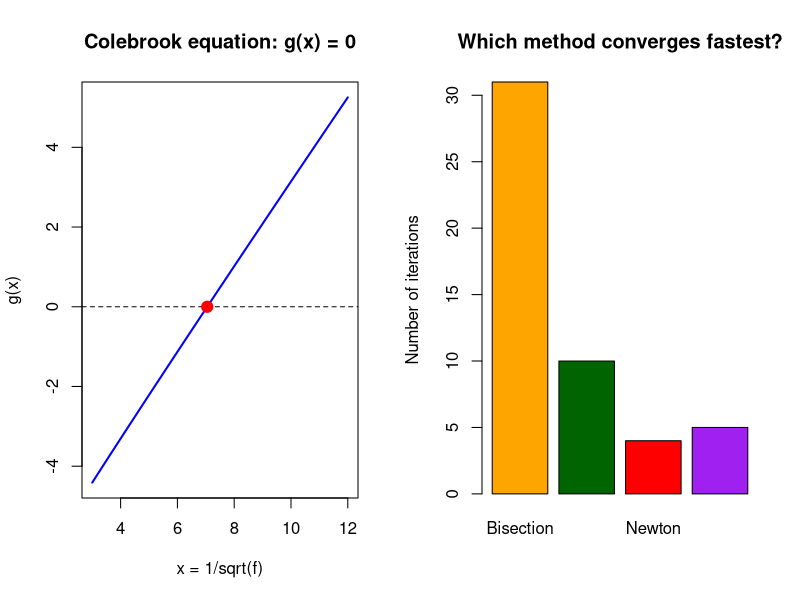

R code for this plot:
# =====================================================================
# PRESENTATION: NONLINEAR EQUATIONS  (introductory R course)
# Application: civil engineering / hydraulics
#
# Problem: compute the friction factor f of a water pipe using the
# Colebrook-White equation:
#
#   1/sqrt(f) = -2 * log10( eps/(3.7*D) + 2.51/(Re*sqrt(f)) )
#
# f is on both sides: it cannot be isolated, so a numerical method is
# needed. We set x = 1/sqrt(f) and look for x such that g(x) = 0.
# =====================================================================


# ---------------------------------------------------------------------
# STEP 1: the data (variables)
# ---------------------------------------------------------------------
D   <- 0.10      # pipe diameter (m)
eps <- 0.000045  # steel roughness (m)
Re  <- 100000    # Reynolds number (turbulent flow)
tol <- 1e-10     # requested precision


# ---------------------------------------------------------------------
# STEP 2: the function g(x) and its derivative dg(x)
# ---------------------------------------------------------------------
# g(x) = 0  <=>  Colebrook equation with x = 1/sqrt(f)
g <- function(x) {
  x + 2 * log10(eps / (3.7 * D) + 2.51 * x / Re)
}

# dg(x): derivative of g, needed for Newton's method
dg <- function(x) {
  1 + (2 / log(10)) * (2.51 / Re) / (eps / (3.7 * D) + 2.51 * x / Re)
}

# phi(x): we rewrite g(x) = 0 in the form x = phi(x) (fixed point)
phi <- function(x) {
  -2 * log10(eps / (3.7 * D) + 2.51 * x / Re)
}


# ---------------------------------------------------------------------
# STEP 3: the four methods, written as R functions
# Each function returns the root and the number of iterations.
# ---------------------------------------------------------------------

# --- Method 1: bisection ----------------------------------------------
# We cut the interval [a, b] in half until the precision is reached.
bisection <- function(f, a, b, tol) {
  k <- 0                              # iteration counter
  repeat {
    k <- k + 1
    m <- (a + b) / 2                  # midpoint of the interval
    if (abs(f(m)) < tol || (b - a) / 2 < tol) break   # precision reached
    if (f(a) * f(m) < 0) {            # the root is in [a, m]
      b <- m
    } else {                          # the root is in [m, b]
      a <- m
    }
  }
  c(root = m, iterations = k)
}

# --- Method 2: fixed point --------------------------------------------
# We repeat x <- phi(x) until x almost stops changing.
fixed_point <- function(phi, x0, tol) {
  x <- x0
  k <- 0
  repeat {
    k <- k + 1
    x_new <- phi(x)
    if (abs(x_new - x) < tol) break
    x <- x_new
  }
  c(root = x_new, iterations = k)
}

# --- Method 3: Newton-Raphson -----------------------------------------
# x_new = x - f(x) / f'(x)   (we follow the tangent of the curve)
newton <- function(f, df, x0, tol) {
  x <- x0
  k <- 0
  repeat {
    k <- k + 1
    x_new <- x - f(x) / df(x)
    if (abs(x_new - x) < tol) break
    x <- x_new
  }
  c(root = x_new, iterations = k)
}

# --- Method 4: secant -------------------------------------------------
# Like Newton, but the derivative is replaced by a slope between
# two points: no need to compute f'.
secant <- function(f, x0, x1, tol) {
  k <- 0
  repeat {
    k <- k + 1
    x2 <- x1 - f(x1) * (x1 - x0) / (f(x1) - f(x0))
    if (abs(x2 - x1) < tol) break
    x0 <- x1
    x1 <- x2
  }
  c(root = x2, iterations = k)
}


# ---------------------------------------------------------------------
# STEP 4: we run the four methods
# ---------------------------------------------------------------------
r1 <- bisection(g, 3, 12, tol)        # we search between x = 3 and x = 12
r2 <- fixed_point(phi, 8, tol)        # starting point x0 = 8
r3 <- newton(g, dg, 8, tol)           # starting point x0 = 8
r4 <- secant(g, 6, 10, tol)           # two starting points

# Reference solution given directly by R
x_ref <- uniroot(g, c(3, 12), tol = 1e-12)$root


# ---------------------------------------------------------------------
# STEP 5: comparison table (data.frame)
# ---------------------------------------------------------------------
x_sol  <- unname(c(r1["root"], r2["root"], r3["root"], r4["root"]))
n_iter <- unname(c(r1["iterations"], r2["iterations"],
                   r3["iterations"], r4["iterations"]))

results <- data.frame(
  Method     = c("Bisection", "Fixed point", "Newton", "Secant"),
  x          = x_sol,
  f          = 1 / x_sol^2,             # back to f = 1/x^2
  Iterations = n_iter
)

print(results, digits = 8)
cat("\nReference solution (uniroot): x =", x_ref,
    "  f =", 1 / x_ref^2, "\n")


# ---------------------------------------------------------------------
# STEP 6: checking the Colebrook equation
# ---------------------------------------------------------------------
f_sol <- 1 / x_sol[3]^2                 # friction factor (Newton)
lhs   <- 1 / sqrt(f_sol)
rhs   <- -2 * log10(eps / (3.7 * D) + 2.51 / (Re * sqrt(f_sol)))
cat("\nCheck: 1/sqrt(f) =", lhs,
    "  right-hand side =", rhs, "\n")
cat("Difference =", abs(lhs - rhs), "(close to 0: the equation is satisfied)\n")


# ---------------------------------------------------------------------
# STEP 7: application, the head loss (Darcy-Weisbach)
# ---------------------------------------------------------------------
L    <- 100                 # pipe length (m)
V    <- 1                   # water velocity (m/s)
grav <- 9.81                # gravity (m/s2)

hf <- f_sol * (L / D) * V^2 / (2 * grav)
cat("\nHead loss over", L, "m: hf =", round(hf, 2), "m of water\n")


# ---------------------------------------------------------------------
# STEP 8: charts
# ---------------------------------------------------------------------
par(mfrow = c(1, 2))        # two charts side by side

# Chart 1: the curve g(x). The root is where it crosses the x axis.
curve(g(x), from = 3, to = 12, col = "blue", lwd = 2,
      xlab = "x = 1/sqrt(f)", ylab = "g(x)",
      main = "Colebrook equation: g(x) = 0")
abline(h = 0, lty = 2)                       # dashed horizontal axis
points(x_ref, 0, pch = 19, col = "red", cex = 1.5)

# Chart 2: number of iterations of each method
barplot(n_iter, names.arg = results$Method,
        col = c("orange", "darkgreen", "red", "purple"),
        ylab = "Number of iterations",
        main = "Which method converges fastest?")
